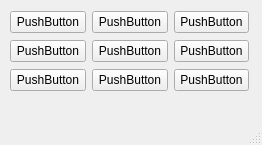
<?xml version="1.0" encoding="UTF-8"?>
<ui version="4.0">
 <class>MainWindow</class>
 <widget class="QMainWindow" name="MainWindow">
  <property name="geometry">
   <rect>
    <x>0</x>
    <y>0</y>
    <width>262</width>
    <height>145</height>
   </rect>
  </property>
  <property name="windowTitle">
   <string>MainWindow</string>
  </property>
  <widget class="QWidget" name="centralwidget">
   <widget class="QWidget" name="gridLayoutWidget">
    <property name="geometry">
     <rect>
      <x>10</x>
      <y>10</y>
      <width>239</width>
      <height>83</height>
     </rect>
    </property>
    <layout class="QGridLayout" name="gridLayout">
     <item row="0" column="0">
      <widget class="QPushButton" name="pushButton">
       <property name="text">
        <string>PushButton</string>
       </property>
      </widget>
     </item>
     <item row="0" column="2">
      <widget class="QPushButton" name="pushButton_3">
       <property name="text">
        <string>PushButton</string>
       </property>
      </widget>
     </item>
     <item row="0" column="1">
      <widget class="QPushButton" name="pushButton_2">
       <property name="text">
        <string>PushButton</string>
       </property>
      </widget>
     </item>
     <item row="1" column="0">
      <widget class="QPushButton" name="pushButton_4">
       <property name="text">
        <string>PushButton</string>
       </property>
      </widget>
     </item>
     <item row="1" column="1">
      <widget class="QPushButton" name="pushButton_5">
       <property name="text">
        <string>PushButton</string>
       </property>
      </widget>
     </item>
     <item row="1" column="2">
      <widget class="QPushButton" name="pushButton_6">
       <property name="text">
        <string>PushButton</string>
       </property>
      </widget>
     </item>
     <item row="2" column="0">
      <widget class="QPushButton" name="pushButton_7">
       <property name="text">
        <string>PushButton</string>
       </property>
      </widget>
     </item>
     <item row="2" column="1">
      <widget class="QPushButton" name="pushButton_8">
       <property name="text">
        <string>PushButton</string>
       </property>
      </widget>
     </item>
     <item row="2" column="2">
      <widget class="QPushButton" name="pushButton_9">
       <property name="text">
        <string>PushButton</string>
       </property>
      </widget>
     </item>
    </layout>
   </widget>
  </widget>
  <widget class="QMenuBar" name="menubar">
   <property name="geometry">
    <rect>
     <x>0</x>
     <y>0</y>
     <width>262</width>
     <height>21</height>
    </rect>
   </property>
  </widget>
  <widget class="QStatusBar" name="statusbar"/>
 </widget>
 <resources/>
 <connections/>
</ui>
